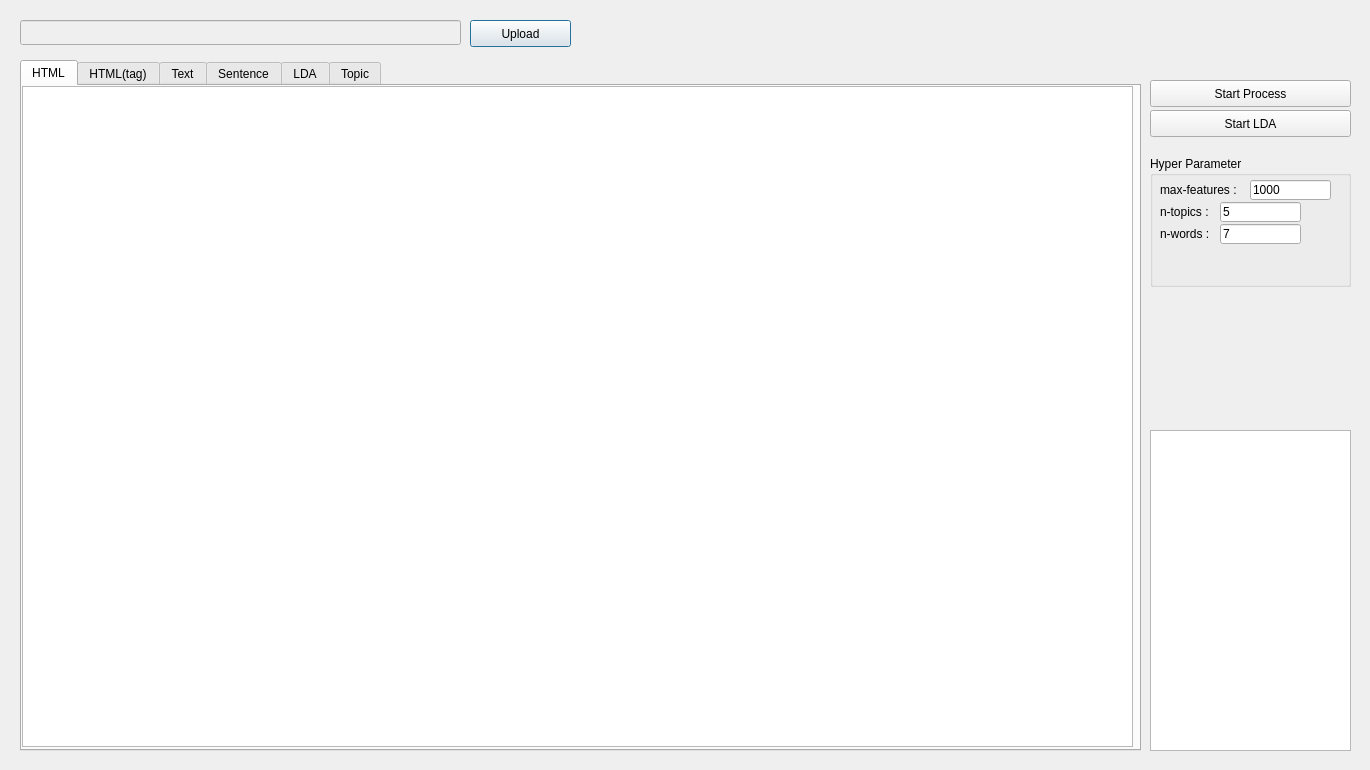
<?xml version="1.0" encoding="UTF-8"?>
<ui version="4.0">
 <class>Dialog</class>
 <widget class="QDialog" name="Dialog">
  <property name="enabled">
   <bool>true</bool>
  </property>
  <property name="geometry">
   <rect>
    <x>0</x>
    <y>0</y>
    <width>1370</width>
    <height>770</height>
   </rect>
  </property>
  <property name="sizePolicy">
   <sizepolicy hsizetype="Preferred" vsizetype="Preferred">
    <horstretch>0</horstretch>
    <verstretch>0</verstretch>
   </sizepolicy>
  </property>
  <property name="windowTitle">
   <string>paper-topic-extractor</string>
  </property>
  <widget class="QPushButton" name="pushButton">
   <property name="geometry">
    <rect>
     <x>470</x>
     <y>20</y>
     <width>101</width>
     <height>27</height>
    </rect>
   </property>
   <property name="text">
    <string>Upload</string>
   </property>
  </widget>
  <widget class="QLineEdit" name="lineEdit">
   <property name="enabled">
    <bool>false</bool>
   </property>
   <property name="geometry">
    <rect>
     <x>20</x>
     <y>20</y>
     <width>441</width>
     <height>25</height>
    </rect>
   </property>
   <property name="mouseTracking">
    <bool>false</bool>
   </property>
   <property name="text">
    <string/>
   </property>
  </widget>
  <widget class="QTabWidget" name="tabWidget">
   <property name="geometry">
    <rect>
     <x>20</x>
     <y>60</y>
     <width>1121</width>
     <height>691</height>
    </rect>
   </property>
   <property name="contextMenuPolicy">
    <enum>Qt::PreventContextMenu</enum>
   </property>
   <property name="tabShape">
    <enum>QTabWidget::Rounded</enum>
   </property>
   <property name="currentIndex">
    <number>0</number>
   </property>
   <widget class="QWidget" name="tab">
    <attribute name="title">
     <string>HTML</string>
    </attribute>
    <widget class="QTextEdit" name="textEdit">
     <property name="geometry">
      <rect>
       <x>0</x>
       <y>0</y>
       <width>1111</width>
       <height>661</height>
      </rect>
     </property>
    </widget>
   </widget>
   <widget class="QWidget" name="tab_1">
    <attribute name="title">
     <string>HTML(tag)</string>
    </attribute>
    <widget class="QPlainTextEdit" name="plainTextEdit">
     <property name="geometry">
      <rect>
       <x>0</x>
       <y>0</y>
       <width>1111</width>
       <height>661</height>
      </rect>
     </property>
    </widget>
   </widget>
   <widget class="QWidget" name="tab_2">
    <attribute name="title">
     <string>Text</string>
    </attribute>
    <widget class="QPlainTextEdit" name="plainTextEdit_2">
     <property name="geometry">
      <rect>
       <x>0</x>
       <y>0</y>
       <width>1111</width>
       <height>661</height>
      </rect>
     </property>
    </widget>
   </widget>
   <widget class="QWidget" name="tab_3">
    <attribute name="title">
     <string>Sentence</string>
    </attribute>
    <widget class="QPlainTextEdit" name="plainTextEdit_3">
     <property name="geometry">
      <rect>
       <x>0</x>
       <y>0</y>
       <width>1111</width>
       <height>661</height>
      </rect>
     </property>
    </widget>
   </widget>
   <widget class="QWidget" name="tab_4">
    <attribute name="title">
     <string>LDA</string>
    </attribute>
    <widget class="QPlainTextEdit" name="plainTextEdit_7">
     <property name="geometry">
      <rect>
       <x>0</x>
       <y>0</y>
       <width>1111</width>
       <height>661</height>
      </rect>
     </property>
    </widget>
   </widget>
   <widget class="QWidget" name="tab_5">
    <attribute name="title">
     <string>Topic</string>
    </attribute>
    <widget class="QPlainTextEdit" name="plainTextEdit_8">
     <property name="geometry">
      <rect>
       <x>0</x>
       <y>0</y>
       <width>1111</width>
       <height>661</height>
      </rect>
     </property>
    </widget>
   </widget>
  </widget>
  <widget class="QGroupBox" name="groupBox">
   <property name="geometry">
    <rect>
     <x>1150</x>
     <y>156</y>
     <width>201</width>
     <height>131</height>
    </rect>
   </property>
   <property name="title">
    <string>Hyper Parameter</string>
   </property>
   <widget class="QLineEdit" name="lineEdit_2">
    <property name="geometry">
     <rect>
      <x>100</x>
      <y>24</y>
      <width>81</width>
      <height>20</height>
     </rect>
    </property>
    <property name="text">
     <string>1000</string>
    </property>
   </widget>
   <widget class="QLineEdit" name="lineEdit_3">
    <property name="geometry">
     <rect>
      <x>70</x>
      <y>46</y>
      <width>81</width>
      <height>20</height>
     </rect>
    </property>
    <property name="text">
     <string>5</string>
    </property>
   </widget>
   <widget class="QLabel" name="label">
    <property name="geometry">
     <rect>
      <x>10</x>
      <y>24</y>
      <width>91</width>
      <height>20</height>
     </rect>
    </property>
    <property name="text">
     <string>max-features : </string>
    </property>
   </widget>
   <widget class="QLabel" name="label_2">
    <property name="geometry">
     <rect>
      <x>10</x>
      <y>46</y>
      <width>91</width>
      <height>20</height>
     </rect>
    </property>
    <property name="text">
     <string>n-topics : </string>
    </property>
   </widget>
   <widget class="QLabel" name="label_3">
    <property name="geometry">
     <rect>
      <x>10</x>
      <y>68</y>
      <width>91</width>
      <height>20</height>
     </rect>
    </property>
    <property name="text">
     <string>n-words : </string>
    </property>
   </widget>
   <widget class="QLineEdit" name="lineEdit_4">
    <property name="geometry">
     <rect>
      <x>70</x>
      <y>68</y>
      <width>81</width>
      <height>20</height>
     </rect>
    </property>
    <property name="text">
     <string>7</string>
    </property>
   </widget>
  </widget>
  <widget class="QPushButton" name="pushButton_2">
   <property name="geometry">
    <rect>
     <x>1150</x>
     <y>80</y>
     <width>201</width>
     <height>27</height>
    </rect>
   </property>
   <property name="text">
    <string>Start Process</string>
   </property>
  </widget>
  <widget class="QTextEdit" name="textEdit_2">
   <property name="geometry">
    <rect>
     <x>1150</x>
     <y>430</y>
     <width>201</width>
     <height>321</height>
    </rect>
   </property>
  </widget>
  <widget class="QPushButton" name="pushButton_3">
   <property name="geometry">
    <rect>
     <x>1150</x>
     <y>110</y>
     <width>201</width>
     <height>27</height>
    </rect>
   </property>
   <property name="text">
    <string>Start LDA</string>
   </property>
  </widget>
 </widget>
 <resources/>
 <connections/>
</ui>
